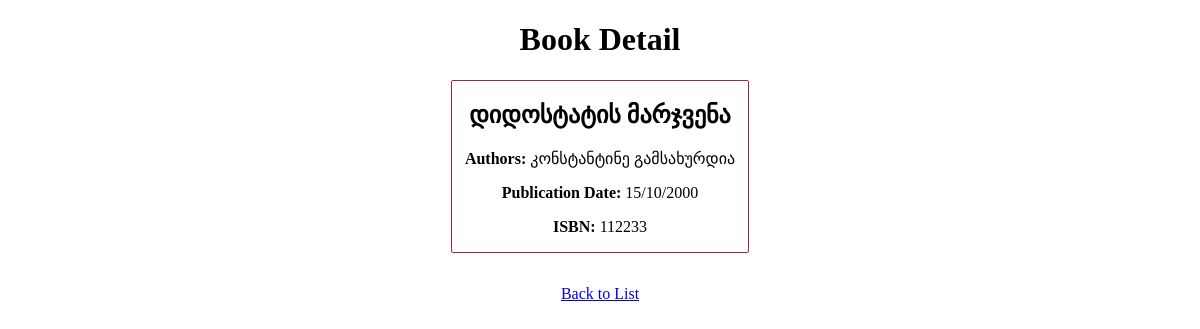
Page /books/1/ on the committed database.
### books/models.py (models this page shows, shortened)
class Book(models.Model):
    title = models.CharField(max_length=100, null=False)
    authors = models.CharField(max_length=100, null=False)
    publication_date = models.CharField(max_length=15, null=False)
    isbn = models.CharField(max_length=11, null=False)

### books/views.py (the view)
# urls.py: path('<int:book_id>/', views.book_detail, name='book_detail'),
def book_detail(request, book_id):
    book = get_object_or_404(Book, id=book_id)
    context = {'book': book}
    return render(request, 'books/book_detail.html', context)

### books/templates/books/book_detail.html (shortened to what this page needs)
{% extends 'books/base.html' %}
{% block body %}
    <h1 style="text-align: center;">Book Detail</h1>
    <div class="container">
        <div class="book">
            <h2>{{ book.title }}</h2>
            <p><strong>Authors:</strong> {{ book.authors }}</p>
            <p><strong>Publication Date:</strong> {{ book.publication_date }}</p>
            <p><strong>ISBN:</strong> {{ book.isbn }}</p>
        </div>
    </div>
    <div style="margin-top: 2rem;text-align: center;">
        <a href="{% url 'list_books' %}">Back to List</a>
    </div>
{% endblock %}

### books/static/css/style.css (style rules this page uses)
.container { width: 100%; display: flex; gap: 1rem; flex-wrap: wrap; justify-content: center; }
.book { width: 25%; border: 1px solid brown; text-align: center; border-radius: 2px; }

### rows in the picture
Book: title "დიდოსტატის მარჯვენა", authors "კონსტანტინე გამსახურდია", publication_date "15/10/2000", isbn "112233"
